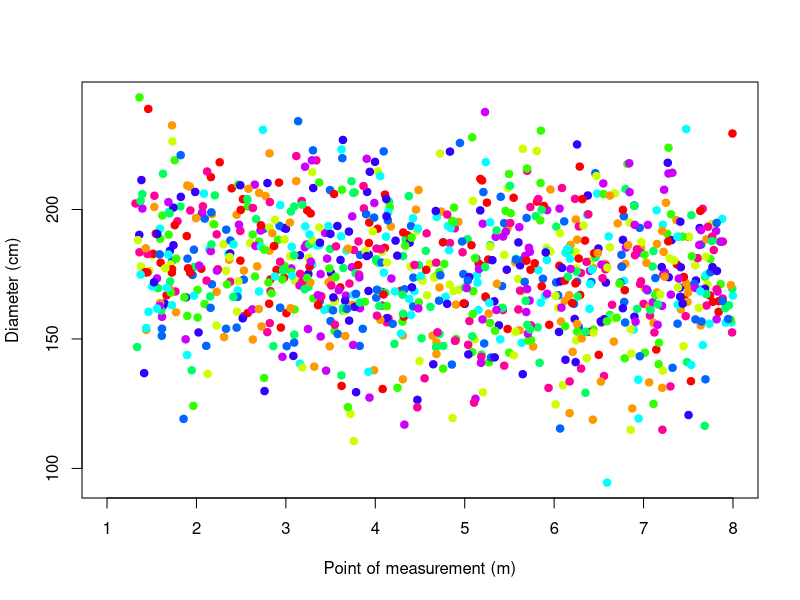
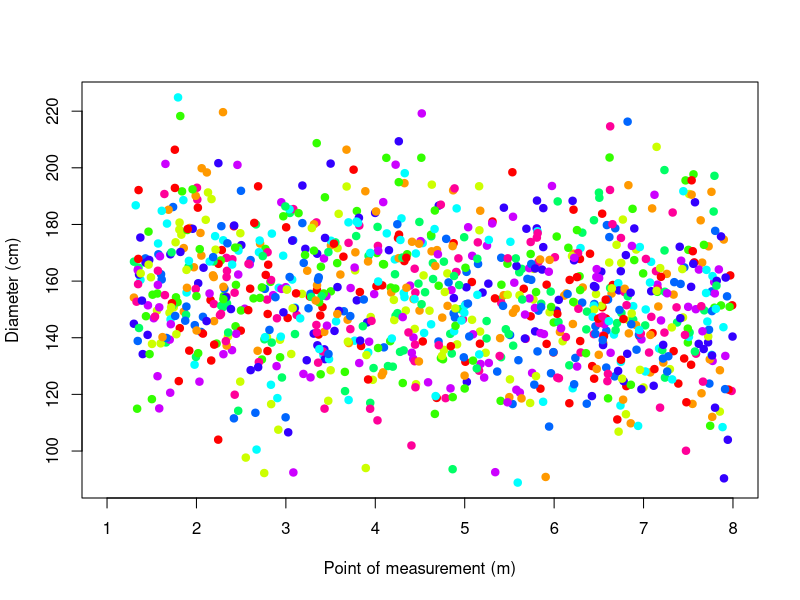
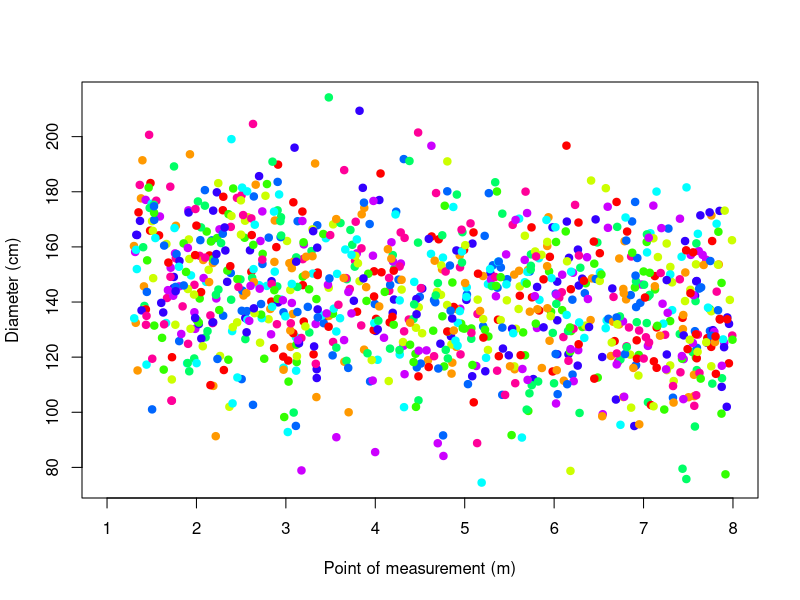
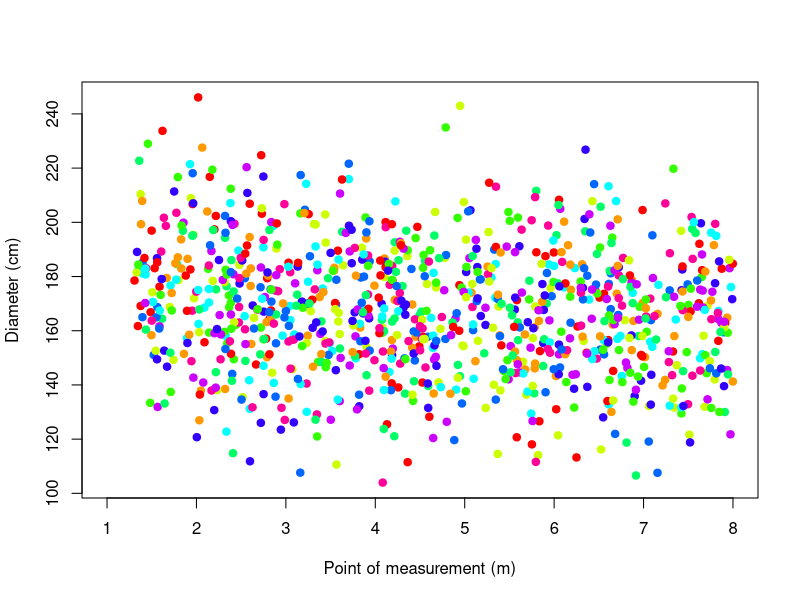
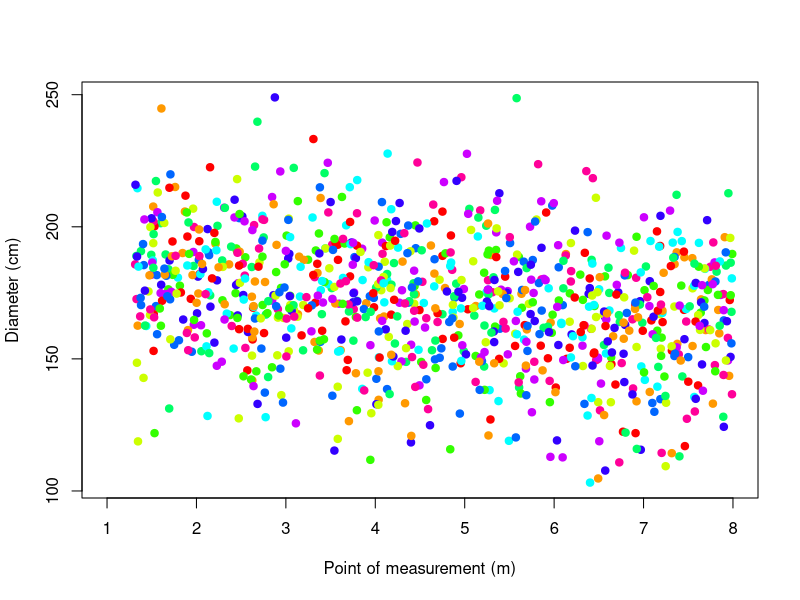
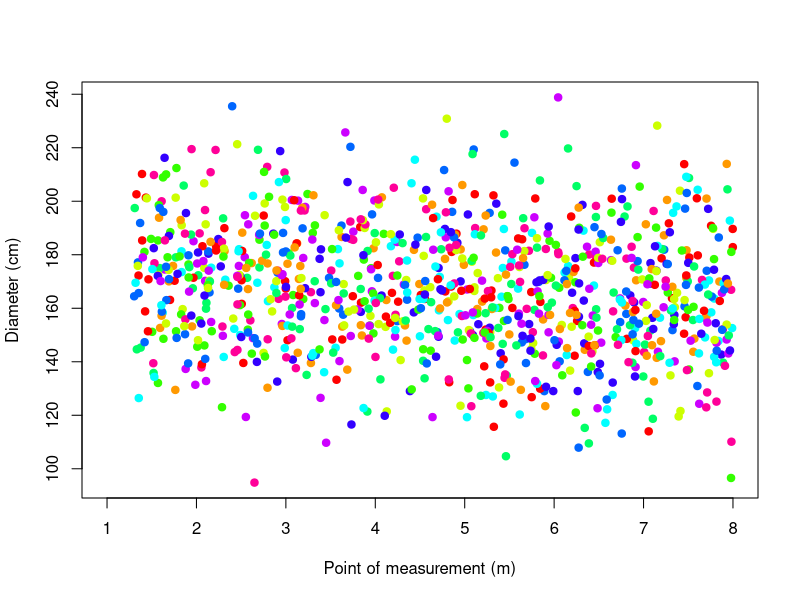

Here is the R script that generated these plots, in order:
###################################################################################

#     SIMULATE DATA FOR TAPER MODEL AND BIOMASS ESTIMATION 
#     Outputs: simulated data has species level and individual effects 

###################################################################################

n.plants=100 #100 trees per species
n.measures=10 #10 diameter measurements per tree
n.sp=6 #6 species

#species level parameters to be used to estimate taper relationship
a.SP=c(180,160,150,175,180,170)
b.SP=c(0.01,0.015,0.02,0.016,0.017,0.009)

#object to store simulated data as a list
species.list=vector("list",n.sp) 

#For loop to simulate data 

for(j in 1:n.sp) {
      
      
      #simulated reference heights (POM) for diameter measurements in meters
      POM=runif(n=n.measures*n.plants,min=1.3,max=8) 
      
      #matrix to store all combinations of trees x measurements
      base.dat.0=expand.grid(c(1:n.plants),c(1:n.measures)) 
      
      #bind trees x measurments with POM
      base.dat=data.frame(POM,base.dat.0)
      colnames(base.dat)=c("POM","tree_id","measurement_id")
      
      #parameter to describe distribution used to sample trees based on POM
      population.mean=0.5
      population.sd=0.1
      
      
      #draw values from a log-transformed normal distribution for random effects for individual trees
      plant.shape=exp(rnorm(n.plants,mean=population.mean,sd=population.sd))
      
      #add individual level effects
      ind.effects=data.frame(c(1:n.plants),plant.shape)
      colnames(ind.effects)=c("tree_id","MEAN.shape")
      
      #binds ind.effects to base file
      base=merge(ind.effects,base.dat,by.x="tree_id",by.y="tree_id")
      
      simulated.data=rep(NA,times=nrow(base)) #vector to store simulated data
      mean.relationship=rep(NA,times=nrow(base)) #vector to store mean values
      for(i in 1:nrow(base)) {
            
            a=a.SP[j]+base$MEAN.shape[i] #adding individual level effect
            b=b.SP[j]
            
            mean.relationship[i]= a * exp(-b*(base$POM[i]-1.3))
            
            simulated.data[i]=rnorm(n=1,mean=mean.relationship[i],sd=22) #fill empty vector with simulated data
            
            
      }  
      
      #final dataframe ouput
      taper_data=cbind(simulated.data,base,rep(j,times=length(simulated.data)))
      colnames(taper_data)=c("dbh","tree_id","mean.shape","POM","Measurement.id","species.id")
      
      #plot of diameter~POM distributions by species
      palette(rainbow(10))
      plot(taper_data[,1]~taper_data[,4],xlab="Point of measurement (m)",ylab="Diameter (cm)",pch=19,col=taper_data[,2],xlim=c(1,8))
      
      species.list[[j]]=taper_data
}


#collapse species level data into a single dataframe
census_data=do.call("rbind",species.list)
#add unique tree id for species
census_data$main_id=paste(census_data$species.id,census_data$tree_id,sep=".") 

###################################################################################